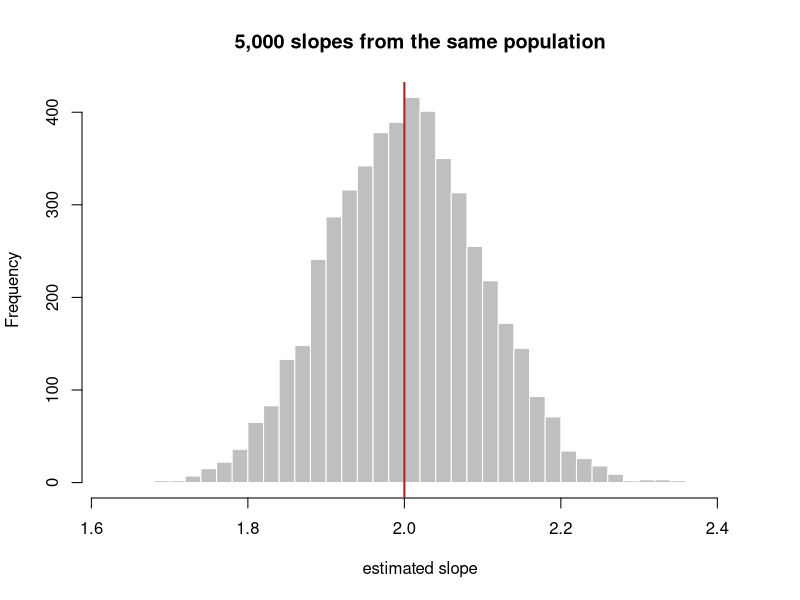

R code for this plot:
## ---- chunk 1
knitr::opts_chunk$set(echo = TRUE)
## ---- chunk 2
set.seed(1)
n <- 80
slopes <- replicate(5000, {
  d <- data.frame(x = runif(n, 0, 10))
  d$y <- 3 + 2 * d$x + rnorm(n, 0, 2.5)     # the TRUE slope is 2 with intercept 3
  coef(lm(y ~ x, data = d))[2] # fit a model and extract the coefficient for x
})

hist(slopes, breaks = 50, col = "gray75", border = "white",
     main = "5,000 slopes from the same population", xlab = "estimated slope")
abline(v = 2, col = "firebrick", lwd = 2)

round(c(mean = mean(slopes), sd = sd(slopes)), 4) # mean and sd of the distribution of simulated slopes
## ---- chunk 3
# Model 6101
set.seed(6101)
d6101 <- data.frame(x = runif(80, 0, 10))
d6101$y <- 3 + 2 * d6101$x + rnorm(80, 0, 2.5)
mod6101 <- lm(y ~ x, data = d6101)

round(coef(summary(mod6101)), 4)

# Model 1
set.seed(1)
d1 <- data.frame(x = runif(80, 0, 10))
d1$y <- 3 + 2 * d1$x + rnorm(80, 0, 2.5)
mod1 <- lm(y ~ x, data = d1)

round(coef(summary(mod1)), 4)
